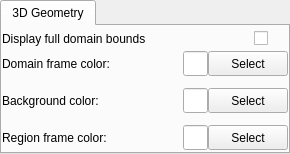
    <widget class="QTabWidget" name="tabWidget_2">
     <property name="sizePolicy">
      <sizepolicy hsizetype="Minimum" vsizetype="Maximum">
       <horstretch>0</horstretch>
       <verstretch>0</verstretch>
      </sizepolicy>
     </property>
     <property name="currentIndex">
      <number>0</number>
     </property>
     <widget class="QWidget" name="tab_3">
      <property name="sizePolicy">
       <sizepolicy hsizetype="Minimum" vsizetype="Preferred">
        <horstretch>0</horstretch>
        <verstretch>0</verstretch>
       </sizepolicy>
      </property>
      <attribute name="title">
       <string>3D Geometry</string>
      </attribute>
      <layout class="QVBoxLayout" name="verticalLayout_4">
       <property name="spacing">
        <number>12</number>
       </property>
       <property name="leftMargin">
        <number>0</number>
       </property>
       <property name="topMargin">
        <number>0</number>
       </property>
       <property name="rightMargin">
        <number>0</number>
       </property>
       <property name="bottomMargin">
        <number>0</number>
       </property>
       <item>
        <layout class="QVBoxLayout" name="verticalLayout_5">
         <property name="spacing">
          <number>0</number>
         </property>
         <property name="topMargin">
          <number>0</number>
         </property>
         <property name="bottomMargin">
          <number>0</number>
         </property>
         <item>
          <layout class="QHBoxLayout" name="_5">
           <property name="rightMargin">
            <number>20</number>
           </property>
           <item>
            <widget class="QLabel" name="label_16">
             <property name="sizePolicy">
              <sizepolicy hsizetype="Minimum" vsizetype="Preferred">
               <horstretch>0</horstretch>
               <verstretch>0</verstretch>
              </sizepolicy>
             </property>
             <property name="text">
              <string>Display full domain bounds</string>
             </property>
            </widget>
           </item>
           <item>
            <spacer name="spacer23">
             <property name="orientation">
              <enum>Qt::Horizontal</enum>
             </property>
             <property name="sizeType">
              <enum>QSizePolicy::Expanding</enum>
             </property>
             <property name="sizeHint" stdset="0">
              <size>
               <width>61</width>
               <height>20</height>
              </size>
             </property>
            </spacer>
           </item>
           <item>
            <widget class="QCheckBox" name="domainFrameCheckbox">
             <property name="minimumSize">
              <size>
               <width>0</width>
               <height>25</height>
              </size>
             </property>
             <property name="toolTip">
              <string>Turn on/off wireframe display of full data domain</string>
             </property>
             <property name="text">
              <string/>
             </property>
            </widget>
           </item>
          </layout>
         </item>
         <item>
          <layout class="QHBoxLayout" name="_6">
           <property name="spacing">
            <number>0</number>
           </property>
           <item>
            <widget class="QLabel" name="textLabel2_2_2">
             <property name="sizePolicy">
              <sizepolicy hsizetype="Minimum" vsizetype="Preferred">
               <horstretch>0</horstretch>
               <verstretch>0</verstretch>
              </sizepolicy>
             </property>
             <property name="minimumSize">
              <size>
               <width>150</width>
               <height>25</height>
              </size>
             </property>
             <property name="text">
              <string>Domain frame color:</string>
             </property>
             <property name="alignment">
              <set>Qt::AlignLeading|Qt::AlignLeft|Qt::AlignVCenter</set>
             </property>
             <property name="wordWrap">
              <bool>false</bool>
             </property>
             <property name="indent">
              <number>0</number>
             </property>
            </widget>
           </item>
           <item>
            <spacer name="spacer54">
             <property name="orientation">
              <enum>Qt::Horizontal</enum>
             </property>
             <property name="sizeType">
              <enum>QSizePolicy::Expanding</enum>
             </property>
             <property name="sizeHint" stdset="0">
              <size>
               <width>31</width>
               <height>20</height>
              </size>
             </property>
            </spacer>
           </item>
           <item>
            <widget class="QLineEdit" name="domainColorEdit">
             <property name="sizePolicy">
              <sizepolicy hsizetype="Minimum" vsizetype="Minimum">
               <horstretch>0</horstretch>
               <verstretch>0</verstretch>
              </sizepolicy>
             </property>
             <property name="minimumSize">
              <size>
               <width>25</width>
               <height>25</height>
              </size>
             </property>
             <property name="maximumSize">
              <size>
               <width>25</width>
               <height>16777215</height>
              </size>
             </property>
             <property name="readOnly">
              <bool>true</bool>
             </property>
            </widget>
           </item>
           <item>
            <widget class="QPushButton" name="domainColorButton">
             <property name="minimumSize">
              <size>
               <width>68</width>
               <height>25</height>
              </size>
             </property>
             <property name="toolTip">
              <string>click to specify color of domain frame</string>
             </property>
             <property name="text">
              <string>Select</string>
             </property>
             <property name="autoDefault">
              <bool>false</bool>
             </property>
            </widget>
           </item>
          </layout>
         </item>
        </layout>
       </item>
       <item>
        <layout class="QHBoxLayout" name="_4">
         <property name="spacing">
          <number>0</number>
         </property>
         <item>
          <widget class="QLabel" name="textLabel2_3">
           <property name="sizePolicy">
            <sizepolicy hsizetype="Minimum" vsizetype="Preferred">
             <horstretch>0</horstretch>
             <verstretch>0</verstretch>
            </sizepolicy>
           </property>
           <property name="minimumSize">
            <size>
             <width>150</width>
             <height>25</height>
            </size>
           </property>
           <property name="text">
            <string>Background color:</string>
           </property>
           <property name="alignment">
            <set>Qt::AlignLeading|Qt::AlignLeft|Qt::AlignVCenter</set>
           </property>
           <property name="wordWrap">
            <bool>false</bool>
           </property>
          </widget>
         </item>
         <item>
          <spacer name="spacer87">
           <property name="orientation">
            <enum>Qt::Horizontal</enum>
           </property>
           <property name="sizeType">
            <enum>QSizePolicy::Expanding</enum>
           </property>
           <property name="sizeHint" stdset="0">
            <size>
             <width>31</width>
             <height>21</height>
            </size>
           </property>
          </spacer>
         </item>
         <item>
          <widget class="QLineEdit" name="backgroundColorEdit">
           <property name="sizePolicy">
            <sizepolicy hsizetype="Minimum" vsizetype="Minimum">
             <horstretch>0</horstretch>
             <verstretch>0</verstretch>
            </sizepolicy>
           </property>
           <property name="minimumSize">
            <size>
             <width>25</width>
             <height>25</height>
            </size>
           </property>
           <property name="maximumSize">
            <size>
             <width>25</width>
             <height>16777215</height>
            </size>
           </property>
           <property name="readOnly">
            <bool>true</bool>
           </property>
          </widget>
         </item>
         <item>
          <widget class="QPushButton" name="backgroundColorButton">
           <property name="minimumSize">
            <size>
             <width>68</width>
             <height>25</height>
            </size>
           </property>
           <property name="toolTip">
            <string>Click to edit the background color</string>
           </property>
           <property name="text">
            <string>Select</string>
           </property>
           <property name="autoDefault">
            <bool>false</bool>
           </property>
          </widget>
         </item>
        </layout>
       </item>
       <item>
        <layout class="QVBoxLayout" name="verticalLayout_6">
         <property name="spacing">
          <number>0</number>
         </property>
         <property name="bottomMargin">
          <number>0</number>
         </property>
         <item>
          <layout class="QHBoxLayout" name="_8">
           <property name="spacing">
            <number>0</number>
           </property>
           <item>
            <widget class="QLabel" name="textLabel2_6">
             <property name="sizePolicy">
              <sizepolicy hsizetype="Minimum" vsizetype="Preferred">
               <horstretch>0</horstretch>
               <verstretch>0</verstretch>
              </sizepolicy>
             </property>
             <property name="minimumSize">
              <size>
               <width>150</width>
               <height>25</height>
              </size>
             </property>
             <property name="text">
              <string>Region frame color:</string>
             </property>
             <property name="alignment">
              <set>Qt::AlignLeading|Qt::AlignLeft|Qt::AlignVCenter</set>
             </property>
             <property name="wordWrap">
              <bool>false</bool>
             </property>
             <property name="indent">
              <number>0</number>
             </property>
            </widget>
           </item>
           <item>
            <spacer name="spacer52">
             <property name="orientation">
              <enum>Qt::Horizontal</enum>
             </property>
             <property name="sizeType">
              <enum>QSizePolicy::Expanding</enum>
             </property>
             <property name="sizeHint" stdset="0">
              <size>
               <width>31</width>
               <height>20</height>
              </size>
             </property>
            </spacer>
           </item>
           <item>
            <widget class="QLineEdit" name="regionColorEdit">
             <property name="sizePolicy">
              <sizepolicy hsizetype="Minimum" vsizetype="Minimum">
               <horstretch>0</horstretch>
               <verstretch>0</verstretch>
              </sizepolicy>
             </property>
             <property name="minimumSize">
              <size>
               <width>25</width>
               <height>25</height>
              </size>
             </property>
             <property name="maximumSize">
              <size>
               <width>25</width>
               <height>16777215</height>
              </size>
             </property>
             <property name="readOnly">
              <bool>true</bool>
             </property>
            </widget>
           </item>
           <item>
            <widget class="QPushButton" name="regionColorButton">
             <property name="enabled">
              <bool>true</bool>
             </property>
             <property name="minimumSize">
              <size>
               <width>68</width>
               <height>25</height>
              </size>
             </property>
             <property name="toolTip">
              <string>Click to specify color of subregionframe</string>
             </property>
             <property name="text">
              <string>Select</string>
             </property>
             <property name="autoDefault">
              <bool>false</bool>
             </property>
            </widget>
           </item>
          </layout>
         </item>
        </layout>
       </item>
      </layout>
     </widget>
    </widget>
